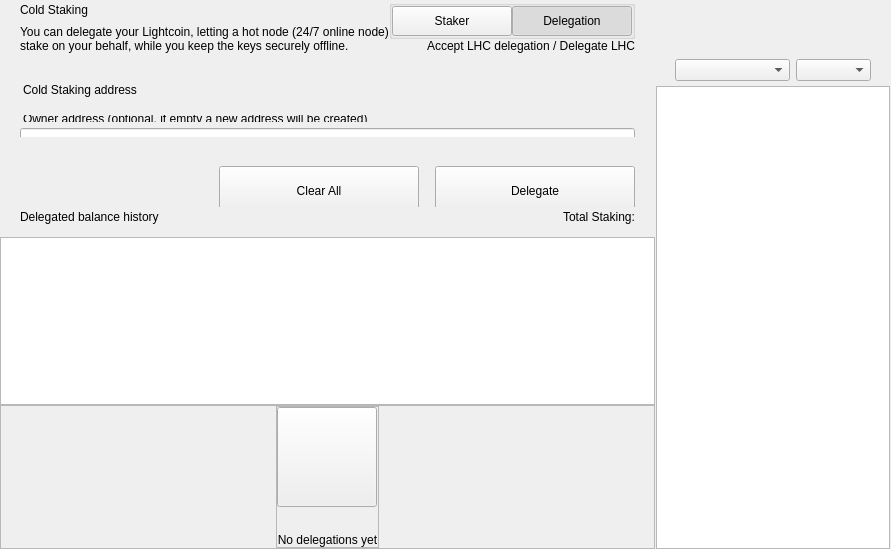
<?xml version="1.0" encoding="UTF-8"?>
<ui version="4.0">
 <class>ColdStakingWidget</class>
 <widget class="QWidget" name="ColdStakingWidget">
  <property name="geometry">
   <rect>
    <x>0</x>
    <y>0</y>
    <width>629</width>
    <height>549</height>
   </rect>
  </property>
  <property name="windowTitle">
   <string>Form</string>
  </property>
  <layout class="QHBoxLayout" name="horizontalLayout_1" stretch="2,1">
   <property name="spacing">
    <number>0</number>
   </property>
   <property name="leftMargin">
    <number>0</number>
   </property>
   <property name="topMargin">
    <number>0</number>
   </property>
   <property name="rightMargin">
    <number>0</number>
   </property>
   <property name="bottomMargin">
    <number>0</number>
   </property>
   <item>
    <widget class="QWidget" name="left" native="true">
     <layout class="QVBoxLayout" name="verticalLayout_3">
      <property name="leftMargin">
       <number>0</number>
      </property>
      <property name="topMargin">
       <number>0</number>
      </property>
      <property name="rightMargin">
       <number>0</number>
      </property>
      <property name="bottomMargin">
       <number>0</number>
      </property>
      <item>
       <layout class="QVBoxLayout" name="verticalLayout_2">
        <property name="spacing">
         <number>0</number>
        </property>
        <item>
         <layout class="QVBoxLayout" name="verticalLayoutTop">
          <property name="spacing">
           <number>0</number>
          </property>
          <property name="leftMargin">
           <number>0</number>
          </property>
          <property name="rightMargin">
           <number>0</number>
          </property>
          <item>
           <widget class="QWidget" name="containerTitle" native="true">
            <property name="sizePolicy">
             <sizepolicy hsizetype="Preferred" vsizetype="Minimum">
              <horstretch>0</horstretch>
              <verstretch>0</verstretch>
             </sizepolicy>
            </property>
            <property name="maximumSize">
             <size>
              <width>16777215</width>
              <height>100</height>
             </size>
            </property>
            <layout class="QHBoxLayout" name="containerTitleLayout">
             <property name="spacing">
              <number>0</number>
             </property>
             <property name="leftMargin">
              <number>20</number>
             </property>
             <property name="topMargin">
              <number>0</number>
             </property>
             <property name="rightMargin">
              <number>20</number>
             </property>
             <property name="bottomMargin">
              <number>0</number>
             </property>
             <item>
              <layout class="QVBoxLayout" name="verticalLayout11">
               <property name="spacing">
                <number>5</number>
               </property>
               <item>
                <widget class="QLabel" name="labelTitle">
                 <property name="text">
                  <string>Cold Staking</string>
                 </property>
                </widget>
               </item>
               <item>
                <widget class="QLabel" name="labelSubtitle1">
                 <property name="maximumSize">
                  <size>
                   <width>16777215</width>
                   <height>16777215</height>
                  </size>
                 </property>
                 <property name="text">
                  <string>You can delegate your Lightcoin, letting a hot node (24/7 online node)
stake on your behalf, while you keep the keys securely offline.</string>
                 </property>
                </widget>
               </item>
              </layout>
             </item>
             <item>
              <spacer name="horizontalSpacer">
               <property name="orientation">
                <enum>Qt::Horizontal</enum>
               </property>
               <property name="sizeHint" stdset="0">
                <size>
                 <width>40</width>
                 <height>20</height>
                </size>
               </property>
              </spacer>
             </item>
             <item>
              <widget class="QWidget" name="containerViewPrivacyChecks" native="true">
               <layout class="QVBoxLayout" name="containerPrivacyChecks">
                <property name="spacing">
                 <number>0</number>
                </property>
                <property name="leftMargin">
                 <number>0</number>
                </property>
                <property name="topMargin">
                 <number>0</number>
                </property>
                <property name="rightMargin">
                 <number>0</number>
                </property>
                <property name="bottomMargin">
                 <number>0</number>
                </property>
                <item alignment="Qt::AlignHCenter|Qt::AlignVCenter">
                 <widget class="QGroupBox" name="groupBox">
                  <property name="title">
                   <string/>
                  </property>
                  <layout class="QHBoxLayout" name="horizontalLayout_2_1">
                   <property name="spacing">
                    <number>0</number>
                   </property>
                   <property name="leftMargin">
                    <number>0</number>
                   </property>
                   <property name="topMargin">
                    <number>0</number>
                   </property>
                   <property name="rightMargin">
                    <number>0</number>
                   </property>
                   <property name="bottomMargin">
                    <number>0</number>
                   </property>
                   <item>
                    <widget class="QPushButton" name="pushLeft">
                     <property name="minimumSize">
                      <size>
                       <width>120</width>
                       <height>30</height>
                      </size>
                     </property>
                     <property name="maximumSize">
                      <size>
                       <width>120</width>
                       <height>30</height>
                      </size>
                     </property>
                     <property name="focusPolicy">
                      <enum>Qt::NoFocus</enum>
                     </property>
                     <property name="text">
                      <string>Staker</string>
                     </property>
                     <property name="checkable">
                      <bool>true</bool>
                     </property>
                     <property name="autoExclusive">
                      <bool>true</bool>
                     </property>
                    </widget>
                   </item>
                   <item>
                    <widget class="QPushButton" name="pushRight">
                     <property name="minimumSize">
                      <size>
                       <width>120</width>
                       <height>30</height>
                      </size>
                     </property>
                     <property name="maximumSize">
                      <size>
                       <width>120</width>
                       <height>30</height>
                      </size>
                     </property>
                     <property name="focusPolicy">
                      <enum>Qt::NoFocus</enum>
                     </property>
                     <property name="text">
                      <string>Delegation</string>
                     </property>
                     <property name="checkable">
                      <bool>true</bool>
                     </property>
                     <property name="checked">
                      <bool>true</bool>
                     </property>
                     <property name="autoExclusive">
                      <bool>true</bool>
                     </property>
                    </widget>
                   </item>
                  </layout>
                 </widget>
                </item>
                <item alignment="Qt::AlignTop">
                 <widget class="QLabel" name="labelSubtitle2">
                  <property name="text">
                   <string>Accept LHC delegation / Delegate LHC</string>
                  </property>
                  <property name="alignment">
                   <set>Qt::AlignRight|Qt::AlignTrailing|Qt::AlignVCenter</set>
                  </property>
                 </widget>
                </item>
               </layout>
              </widget>
             </item>
            </layout>
           </widget>
          </item>
          <item>
           <spacer name="verticalSpacer_2">
            <property name="orientation">
             <enum>Qt::Vertical</enum>
            </property>
            <property name="sizeType">
             <enum>QSizePolicy::Fixed</enum>
            </property>
            <property name="sizeHint" stdset="0">
             <size>
              <width>20</width>
              <height>30</height>
             </size>
            </property>
           </spacer>
          </item>
          <item>
           <widget class="QWidget" name="containerSend" native="true">
            <property name="minimumSize">
             <size>
              <width>0</width>
              <height>50</height>
             </size>
            </property>
            <layout class="QVBoxLayout" name="containerSendRow">
             <property name="spacing">
              <number>6</number>
             </property>
             <property name="leftMargin">
              <number>0</number>
             </property>
             <property name="topMargin">
              <number>0</number>
             </property>
             <property name="rightMargin">
              <number>0</number>
             </property>
             <property name="bottomMargin">
              <number>0</number>
             </property>
             <item>
              <widget class="QLabel" name="labelEditTitle">
               <property name="maximumSize">
                <size>
                 <width>16777215</width>
                 <height>30</height>
                </size>
               </property>
               <property name="styleSheet">
                <string notr="true">padding-left:20px; padding-bottom:3px;</string>
               </property>
               <property name="text">
                <string>Cold Staking address</string>
               </property>
              </widget>
             </item>
             <item>
              <spacer name="verticalSpacer_6">
               <property name="orientation">
                <enum>Qt::Vertical</enum>
               </property>
               <property name="sizeType">
                <enum>QSizePolicy::Fixed</enum>
               </property>
               <property name="sizeHint" stdset="0">
                <size>
                 <width>20</width>
                 <height>9</height>
                </size>
               </property>
              </spacer>
             </item>
             <item>
              <widget class="QWidget" name="containerOwner" native="true">
               <layout class="QVBoxLayout" name="vContainerOwner">
                <property name="spacing">
                 <number>4</number>
                </property>
                <property name="leftMargin">
                 <number>20</number>
                </property>
                <property name="topMargin">
                 <number>0</number>
                </property>
                <property name="rightMargin">
                 <number>20</number>
                </property>
                <property name="bottomMargin">
                 <number>0</number>
                </property>
                <item>
                 <widget class="QLabel" name="labelSubtitleDescription">
                  <property name="maximumSize">
                   <size>
                    <width>16777215</width>
                    <height>20</height>
                   </size>
                  </property>
                  <property name="styleSheet">
                   <string notr="true">margin-bottom:2px;
                   margin-left:0.05px;
                   padding:0px;</string>
                  </property>
                  <property name="text">
                   <string>Owner address (optional, if empty a new address will be created)</string>
                  </property>
                 </widget>
                </item>
                <item>
                 <widget class="QLineEdit" name="lineEditOwnerAddress">
                  <property name="minimumSize">
                   <size>
                    <width>0</width>
                    <height>50</height>
                   </size>
                  </property>
                  <property name="maximumSize">
                   <size>
                    <width>16777215</width>
                    <height>50</height>
                   </size>
                  </property>
                  <property name="styleSheet">
                   <string notr="true"/>
                  </property>
                  <property name="placeholderText">
                   <string>Enter owner address</string>
                  </property>
                 </widget>
                </item>
               </layout>
              </widget>
             </item>
            </layout>
           </widget>
          </item>
         </layout>
        </item>
        <item>
         <spacer name="verticalSpacer_3">
          <property name="orientation">
           <enum>Qt::Vertical</enum>
          </property>
          <property name="sizeType">
           <enum>QSizePolicy::Minimum</enum>
          </property>
          <property name="sizeHint" stdset="0">
           <size>
            <width>20</width>
            <height>20</height>
           </size>
          </property>
         </spacer>
        </item>
        <item>
         <widget class="QWidget" name="containerBtn" native="true">
          <property name="minimumSize">
           <size>
            <width>0</width>
            <height>50</height>
           </size>
          </property>
          <layout class="QHBoxLayout" name="horizontalLayout">
           <property name="rightMargin">
            <number>20</number>
           </property>
           <item>
            <spacer name="horizontalSpacer_2">
             <property name="orientation">
              <enum>Qt::Horizontal</enum>
             </property>
             <property name="sizeHint" stdset="0">
              <size>
               <width>200</width>
               <height>20</height>
              </size>
             </property>
            </spacer>
           </item>
           <item>
            <layout class="QHBoxLayout" name="horizontalLayout_7">
             <item>
              <spacer name="horizontalSpacer_3">
               <property name="orientation">
                <enum>Qt::Horizontal</enum>
               </property>
               <property name="sizeType">
                <enum>QSizePolicy::Expanding</enum>
               </property>
               <property name="sizeHint" stdset="0">
                <size>
                 <width>40</width>
                 <height>20</height>
                </size>
               </property>
              </spacer>
             </item>
             <item>
              <widget class="QPushButton" name="pushButtonClear">
               <property name="minimumSize">
                <size>
                 <width>200</width>
                 <height>50</height>
                </size>
               </property>
               <property name="focusPolicy">
                <enum>Qt::NoFocus</enum>
               </property>
               <property name="text">
                <string>Clear All</string>
               </property>
              </widget>
             </item>
             <item>
              <spacer name="horizontalSpacer_4">
               <property name="orientation">
                <enum>Qt::Horizontal</enum>
               </property>
               <property name="sizeType">
                <enum>QSizePolicy::Fixed</enum>
               </property>
               <property name="sizeHint" stdset="0">
                <size>
                 <width>10</width>
                 <height>20</height>
                </size>
               </property>
              </spacer>
             </item>
             <item>
              <widget class="QPushButton" name="pushButtonSend">
               <property name="minimumSize">
                <size>
                 <width>200</width>
                 <height>50</height>
                </size>
               </property>
               <property name="maximumSize">
                <size>
                 <width>200</width>
                 <height>50</height>
                </size>
               </property>
               <property name="focusPolicy">
                <enum>Qt::NoFocus</enum>
               </property>
               <property name="text">
                <string>Delegate</string>
               </property>
              </widget>
             </item>
            </layout>
           </item>
          </layout>
         </widget>
        </item>
        <item>
         <widget class="QWidget" name="containerHistoryLabel" native="true">
          <layout class="QHBoxLayout" name="horizontalLayout_4">
           <property name="spacing">
            <number>0</number>
           </property>
           <property name="leftMargin">
            <number>20</number>
           </property>
           <property name="topMargin">
            <number>0</number>
           </property>
           <property name="rightMargin">
            <number>20</number>
           </property>
           <property name="bottomMargin">
            <number>0</number>
           </property>
           <item>
            <widget class="QWidget" name="verticalWidget" native="true">
             <property name="minimumSize">
              <size>
               <width>100</width>
               <height>0</height>
              </size>
             </property>
             <layout class="QVBoxLayout" name="verticalLayout_58">
              <property name="leftMargin">
               <number>0</number>
              </property>
              <property name="topMargin">
               <number>0</number>
              </property>
              <property name="rightMargin">
               <number>0</number>
              </property>
              <property name="bottomMargin">
               <number>0</number>
              </property>
              <item>
               <widget class="QLabel" name="labelListHistory">
                <property name="text">
                 <string>Delegated balance history</string>
                </property>
               </widget>
              </item>
             </layout>
            </widget>
           </item>
           <item>
            <spacer name="horizontalSpacer_5">
             <property name="orientation">
              <enum>Qt::Horizontal</enum>
             </property>
             <property name="sizeHint" stdset="0">
              <size>
               <width>40</width>
               <height>20</height>
              </size>
             </property>
            </spacer>
           </item>
           <item>
            <widget class="QLabel" name="labelStakingTotal">
             <property name="text">
              <string>Total Staking:</string>
             </property>
            </widget>
           </item>
          </layout>
         </widget>
        </item>
        <item>
         <layout class="QVBoxLayout" name="verticalLayout_64">
          <property name="spacing">
           <number>0</number>
          </property>
          <item>
           <spacer name="verticalSpacer_44">
            <property name="orientation">
             <enum>Qt::Vertical</enum>
            </property>
            <property name="sizeType">
             <enum>QSizePolicy::Fixed</enum>
            </property>
            <property name="sizeHint" stdset="0">
             <size>
              <width>20</width>
              <height>10</height>
             </size>
            </property>
           </spacer>
          </item>
          <item>
           <widget class="QListView" name="listView">
            <property name="enabled">
             <bool>true</bool>
            </property>
            <property name="mouseTracking">
             <bool>true</bool>
            </property>
           </widget>
          </item>
          <item>
           <widget class="QFrame" name="emptyContainer">
            <property name="minimumSize">
             <size>
              <width>0</width>
              <height>100</height>
             </size>
            </property>
            <property name="frameShape">
             <enum>QFrame::StyledPanel</enum>
            </property>
            <property name="frameShadow">
             <enum>QFrame::Raised</enum>
            </property>
            <layout class="QVBoxLayout" name="verticalLayout_71" stretch="1,8">
             <property name="spacing">
              <number>0</number>
             </property>
             <property name="leftMargin">
              <number>0</number>
             </property>
             <property name="topMargin">
              <number>0</number>
             </property>
             <property name="rightMargin">
              <number>0</number>
             </property>
             <property name="bottomMargin">
              <number>0</number>
             </property>
             <item>
              <spacer name="verticalSpacer">
               <property name="orientation">
                <enum>Qt::Vertical</enum>
               </property>
               <property name="sizeHint" stdset="0">
                <size>
                 <width>20</width>
                 <height>20</height>
                </size>
               </property>
              </spacer>
             </item>
             <item alignment="Qt::AlignHCenter|Qt::AlignVCenter">
              <widget class="QFrame" name="emptyScreen">
               <property name="sizePolicy">
                <sizepolicy hsizetype="Expanding" vsizetype="Expanding">
                 <horstretch>0</horstretch>
                 <verstretch>0</verstretch>
                </sizepolicy>
               </property>
               <property name="frameShape">
                <enum>QFrame::StyledPanel</enum>
               </property>
               <property name="frameShadow">
                <enum>QFrame::Raised</enum>
               </property>
               <layout class="QVBoxLayout" name="verticalLayout">
                <property name="spacing">
                 <number>30</number>
                </property>
                <property name="leftMargin">
                 <number>0</number>
                </property>
                <property name="topMargin">
                 <number>0</number>
                </property>
                <property name="rightMargin">
                 <number>0</number>
                </property>
                <property name="bottomMargin">
                 <number>0</number>
                </property>
                <item alignment="Qt::AlignHCenter|Qt::AlignVCenter">
                 <widget class="QPushButton" name="pushImgEmpty">
                  <property name="minimumSize">
                   <size>
                    <width>100</width>
                    <height>100</height>
                   </size>
                  </property>
                  <property name="maximumSize">
                   <size>
                    <width>100</width>
                    <height>100</height>
                   </size>
                  </property>
                  <property name="focusPolicy">
                   <enum>Qt::NoFocus</enum>
                  </property>
                  <property name="text">
                   <string/>
                  </property>
                  <property name="iconSize">
                   <size>
                    <width>100</width>
                    <height>100</height>
                   </size>
                  </property>
                 </widget>
                </item>
                <item alignment="Qt::AlignHCenter|Qt::AlignVCenter">
                 <widget class="QLabel" name="labelEmpty">
                  <property name="styleSheet">
                   <string notr="true"/>
                  </property>
                  <property name="text">
                   <string>No delegations yet</string>
                  </property>
                  <property name="alignment">
                   <set>Qt::AlignCenter</set>
                  </property>
                 </widget>
                </item>
               </layout>
              </widget>
             </item>
            </layout>
           </widget>
          </item>
         </layout>
        </item>
       </layout>
      </item>
     </layout>
    </widget>
   </item>
   <item>
    <widget class="QWidget" name="right" native="true">
     <layout class="QVBoxLayout" name="rightContainer">
      <property name="spacing">
       <number>0</number>
      </property>
      <property name="leftMargin">
       <number>1</number>
      </property>
      <property name="topMargin">
       <number>0</number>
      </property>
      <property name="rightMargin">
       <number>1</number>
      </property>
      <property name="bottomMargin">
       <number>0</number>
      </property>
      <item>
       <widget class="QWidget" name="containerRightButtons" native="true">
        <property name="minimumSize">
         <size>
          <width>0</width>
          <height>50</height>
         </size>
        </property>
        <layout class="QVBoxLayout" name="verticalLayout_4">
         <property name="leftMargin">
          <number>19</number>
         </property>
         <property name="topMargin">
          <number>0</number>
         </property>
         <property name="rightMargin">
          <number>19</number>
         </property>
         <property name="bottomMargin">
          <number>0</number>
         </property>
         <item>
          <widget class="OptionButton" name="btnCoinControl" native="true">
           <property name="minimumSize">
            <size>
             <width>0</width>
             <height>0</height>
            </size>
           </property>
          </widget>
         </item>
         <item>
          <widget class="OptionButton" name="btnColdStaking" native="true"/>
         </item>
         <item>
          <widget class="OptionButton" name="btnMyStakingAddresses" native="true">
           <property name="sizePolicy">
            <sizepolicy hsizetype="Preferred" vsizetype="Minimum">
             <horstretch>0</horstretch>
             <verstretch>0</verstretch>
            </sizepolicy>
           </property>
          </widget>
         </item>
        </layout>
       </widget>
      </item>
      <item>
       <widget class="QWidget" name="sortWidget" native="true">
        <layout class="QHBoxLayout" name="horizontalLayout_6">
         <property name="leftMargin">
          <number>19</number>
         </property>
         <property name="rightMargin">
          <number>19</number>
         </property>
         <property name="bottomMargin">
          <number>5</number>
         </property>
         <item>
          <spacer name="horizontalSpacer_6">
           <property name="orientation">
            <enum>Qt::Horizontal</enum>
           </property>
           <property name="sizeHint" stdset="0">
            <size>
             <width>40</width>
             <height>20</height>
            </size>
           </property>
          </spacer>
         </item>
         <item>
          <widget class="QComboBox" name="comboBoxSort">
           <property name="sizePolicy">
            <sizepolicy hsizetype="Preferred" vsizetype="Fixed">
             <horstretch>0</horstretch>
             <verstretch>0</verstretch>
            </sizepolicy>
           </property>
           <property name="minimumSize">
            <size>
             <width>115</width>
             <height>0</height>
            </size>
           </property>
          </widget>
         </item>
         <item>
          <widget class="QComboBox" name="comboBoxSortOrder">
           <property name="sizePolicy">
            <sizepolicy hsizetype="Preferred" vsizetype="Fixed">
             <horstretch>0</horstretch>
             <verstretch>0</verstretch>
            </sizepolicy>
           </property>
           <property name="minimumSize">
            <size>
             <width>75</width>
             <height>0</height>
            </size>
           </property>
          </widget>
         </item>
        </layout>
       </widget>
      </item>
      <item>
       <widget class="QListView" name="listViewStakingAddress">
        <property name="enabled">
         <bool>true</bool>
        </property>
        <property name="mouseTracking">
         <bool>true</bool>
        </property>
       </widget>
      </item>
     </layout>
    </widget>
   </item>
  </layout>
 </widget>
 <customwidgets>
  <customwidget>
   <class>OptionButton</class>
   <extends>QWidget</extends>
   <header>qt/Lightcoin/optionbutton.h</header>
   <container>1</container>
  </customwidget>
 </customwidgets>
 <resources/>
 <connections/>
</ui>
